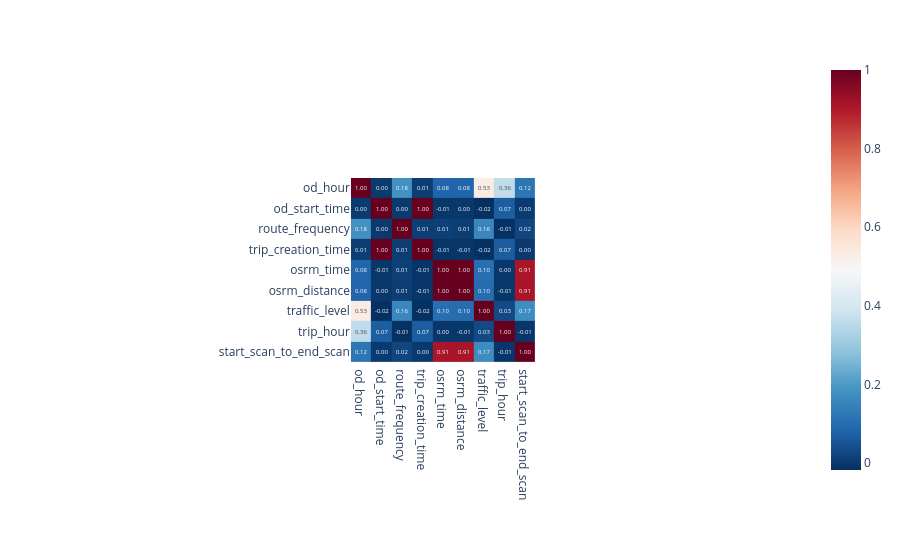

Write notebook code for a chart like this one.
### Code cell
corr = data[Num_and_Temporal].corr()

fig = px.imshow(
    corr,
    color_continuous_scale='RdBu_r',
    text_auto='.2f'
)

fig.show()

### Figure 1 — Plotly figure (JSON) as saved in the notebook; plotly's stock layout.template omitted (floating-point values rounded to 4 significant figures)
{"data": [{"coloraxis": "coloraxis", "hovertemplate": "x: %{x}<br>y: %{y}<br>color: %{z}<extra></extra>", "name": "0", "texttemplate": "%{z:.2f}", "type": "heatmap", "x": ["od_hour", "od_start_time", "route_frequency", "trip_creation_time", "osrm_time", "od_start_time", "osrm_distance", "traffic_level", "trip_hour", "start_scan_to_end_scan"], "xaxis": "x", "y": ["od_hour", "od_start_time", "route_frequency", "trip_creation_time", "osrm_time", "od_start_time", "osrm_distance", "traffic_level", "trip_hour", "start_scan_to_end_scan"], "yaxis": "y", "z": [[1, 0.0007263, 0.1817, 0.007464, 0.08473, 0.0007263, 0.08276, 0.5309, 0.3623, 0.1196], [0.0007263, 1, 0.0003183, 0.9992, -0.005002, 1, -0.002805, -0.01749, 0.06879, 0.002349], [0.1817, 0.0003183, 1, 0.008487, 0.01239, 0.0003183, 0.006361, 0.1588, -0.01491, 0.02142], [0.007464, 0.9992, 0.008487, 1, -0.008665, 0.9992, -0.006508, -0.01583, 0.06672, -0.00053], [0.08473, -0.005002, 0.01239, -0.008665, 1, -0.005002, 0.9984, 0.1047, -0.004219, 0.911], [0.0007263, 1, 0.0003183, 0.9992, -0.005002, 1, -0.002805, -0.01749, 0.06879, 0.002349], [0.08276, -0.002805, 0.006361, -0.006508, 0.9984, -0.002805, 1, 0.1002, -0.005207, 0.9114], [0.5309, -0.01749, 0.1588, -0.01583, 0.1047, -0.01749, 0.1002, 1, 0.03161, 0.1713], [0.3623, 0.06879, -0.01491, 0.06672, -0.004219, 0.06879, -0.005207, 0.03161, 1, -0.005808], [0.1196, 0.002349, 0.02142, -0.00053, 0.911, 0.002349, 0.9114, 0.1713, -0.005808, 1]]}], "layout": {"autosize": true, "coloraxis": {"colorscale": [[0, "rgb(5,48,97)"], [0.1, "rgb(33,102,172)"], [0.2, "rgb(67,147,195)"], [0.3, "rgb(146,197,222)"], [0.4, "rgb(209,229,240)"], [0.5, "rgb(247,247,247)"], [0.6, "rgb(253,219,199)"], [0.7, "rgb(244,165,130)"], [0.8, "rgb(214,96,77)"], [0.9, "rgb(178,24,43)"], [1, "rgb(103,0,31)"]]}, "margin": {"t": 60}, "xaxis": {"anchor": "y", "autorange": true, "constrain": "domain", "domain": [0.3731, 0.6269], "range": [-0.5, 8.5], "scaleanchor": "y", "type": "category"}, "yaxis": {"anchor": "x", "autorange": true, "constrain": "domain", "domain": [0, 1], "range": [8.5, -0.5], "type": "category"}}}
